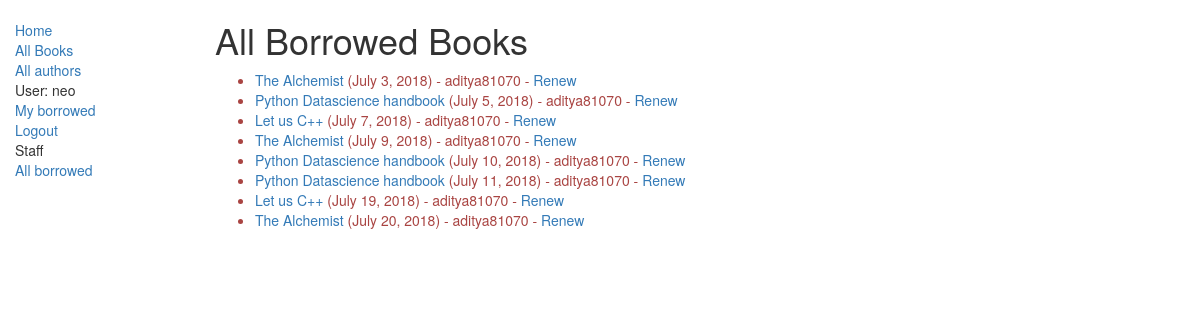
Page /catalog/borrowed/ (signed in) on the committed database.
### catalog/models.py (models this page shows, shortened)
class BookInstance(models.Model):
    id=models.UUIDField(primary_key=True, default=uuid.uuid4, help_text="Unique ID for this particular book across whole library")
    book= models.ForeignKey('Book', on_delete=models.CASCADE, null=True)
    imprint= models.CharField(max_length=200)
    due_back=models.DateField(null=True, blank=True)
    LOAN_STATUS=(
        ('m','Maintenance'),
        ('o','On loan'),
        ('a', 'Available'),
        ('r', 'Reserved')
    )
    status=models.CharField(max_length=1, choices=LOAN_STATUS, blank=True, default='m', help_text='Book availability')
    borrower=models.ForeignKey(User, on_delete=models.SET_NULL, null=True, blank=True)
    class Meta:
        ordering=['due_back']
        permissions=(("can_mark_returned","Set book as returned"),)
    @property
    def is_overdue(self):
        if self.due_back and date.today()> self.due_back:
            return True
        return False

class Book(models.Model):
    title=models.CharField(max_length=200)
    author= models.ForeignKey('Author', on_delete=models.SET_NULL, null=True)
    summary= models.TextField(max_length=1000, help_text="Enter a brief summary of book")
    isbn= models.CharField('ISBN', max_length=13, help_text='13, Character <a href="https://www.isbn-international.org/content/what-isbn">ISBN number</a>')
    genre= models.ManyToManyField(Genre, help_text='Select a genre for this book')
    def display_genre(self):
        """
        create a string for the Genre. This is required to display genre to admin page
        :return:
        """
        return ', '.join([genre.name for genre in self.genre.all()[:3]])
    display_genre.short_description='Genre'

### catalog/views.py (the view)
# urls.py: path('borrowed/', views.BorrowedBooksListView.as_view(), name='borrowed-books'),
class BorrowedBooksListView(PermissionRequiredMixin, generic.ListView):
    model = BookInstance
    template_name = 'catalog/borrowed_books_list.html'
    permission_required = ('catalog.can_mark_returned',)
    paginate_by = 10
    def get_queryset(self):
        bookinstList=BookInstance.objects.filter()
        return BookInstance.objects.filter(status__exact='o').order_by('due_back')

### catalog/templates/catalog/borrowed_books_list.html (shortened to what this page needs)
{% extends 'base.html' %}
{% block content %}
    <h1>All Borrowed Books</h1>
    {% if bookinstance_list %}
    <ul>
      {% for bookinst in bookinstance_list %}
      <li class="{% if bookinst.is_overdue %}text-danger{% endif %}">
        <a href="{% url 'book-detail' bookinst.book.pk %}">{{bookinst.book.title}}</a> ({{ bookinst.due_back }}) {% if user.is_staff %}- {{ bookinst.borrower }}{% endif %} {% if perms.catalog.can_mark_returned %}- <a href="{% url 'renew-book-librarian' bookinst.id %}">Renew</a>  {% endif %}
      </li>
      {% endfor %}
    </ul>
    {% else %}
      <p>There are no books borrowed.</p>
    {% endif %}
{% endblock %}

### catalog/templates/base.html (shortened to what this page needs)
<!DOCTYPE html>
<html lang="en">
<head>
     <link rel="stylesheet" href="https://maxcdn.bootstrapcdn.com/bootstrap/3.3.7/css/bootstrap.min.css">
{% load static %}
    <link rel="stylesheet" href="{% static 'css/styles.css' %}">
</head>
<body>
    <div class="container-fluid">
        <div class="row">
            <div class="col-sm-2">
                {% block sidebar %}
                <ul class="side-nav">
                    <li><a href="{% url 'index' %}">Home</a></li>
                    <li><a href="{% url 'books' %}">All Books</a></li>
                    <li><a href="{% url 'authors' %}">All authors</a></li>
                    {% if user.is_authenticated %}
                    <li>User: {{ user.get_username }}</li>
                    <li><a href="{% url 'my-borrowed' %}">My borrowed</a></li>
                    <li><a href="{% url 'logout' %}?next={{ request.path }}">Logout</a></li>
                {% else %}
                <li><a href="{% url 'login' %}?next={{ request.path }}">Login</a></li>
                {% endif %}
                {% if perms.catalog.can_mark_returned %}
                    <li>Staff</li>
                    <li><a href="{% url 'borrowed-books' %}">All borrowed</a></li>
                {% endif %}
                </ul>
                {% endblock %}
            </div>
        <div class="col-sm-10">
            {% block content %}
            {% endblock %}
        </div>
        </div>
    </div>
</body>
</html>

### catalog/static/css/styles.css (style rules this page uses)
.side-nav { margin-top: 20px; padding: 0; list-style: none; }

### rows in the picture
BookInstance: book "The Alchemist", due_back "July 3, 2018", borrower "aditya81070"
BookInstance: book "Python Datascience handbook", due_back "July 5, 2018", borrower "aditya81070"
BookInstance: book "Let us C++", due_back "July 7, 2018", borrower "aditya81070"
BookInstance: book "The Alchemist", due_back "July 9, 2018", borrower "aditya81070"
BookInstance: book "Python Datascience handbook", due_back "July 10, 2018", borrower "aditya81070"
BookInstance: book "Python Datascience handbook", due_back "July 11, 2018", borrower "aditya81070"
BookInstance: book "Let us C++", due_back "July 19, 2018", borrower "aditya81070"
BookInstance: book "The Alchemist", due_back "July 20, 2018", borrower "aditya81070"

### other values in the picture
{{ user.get_username }} "neo"
